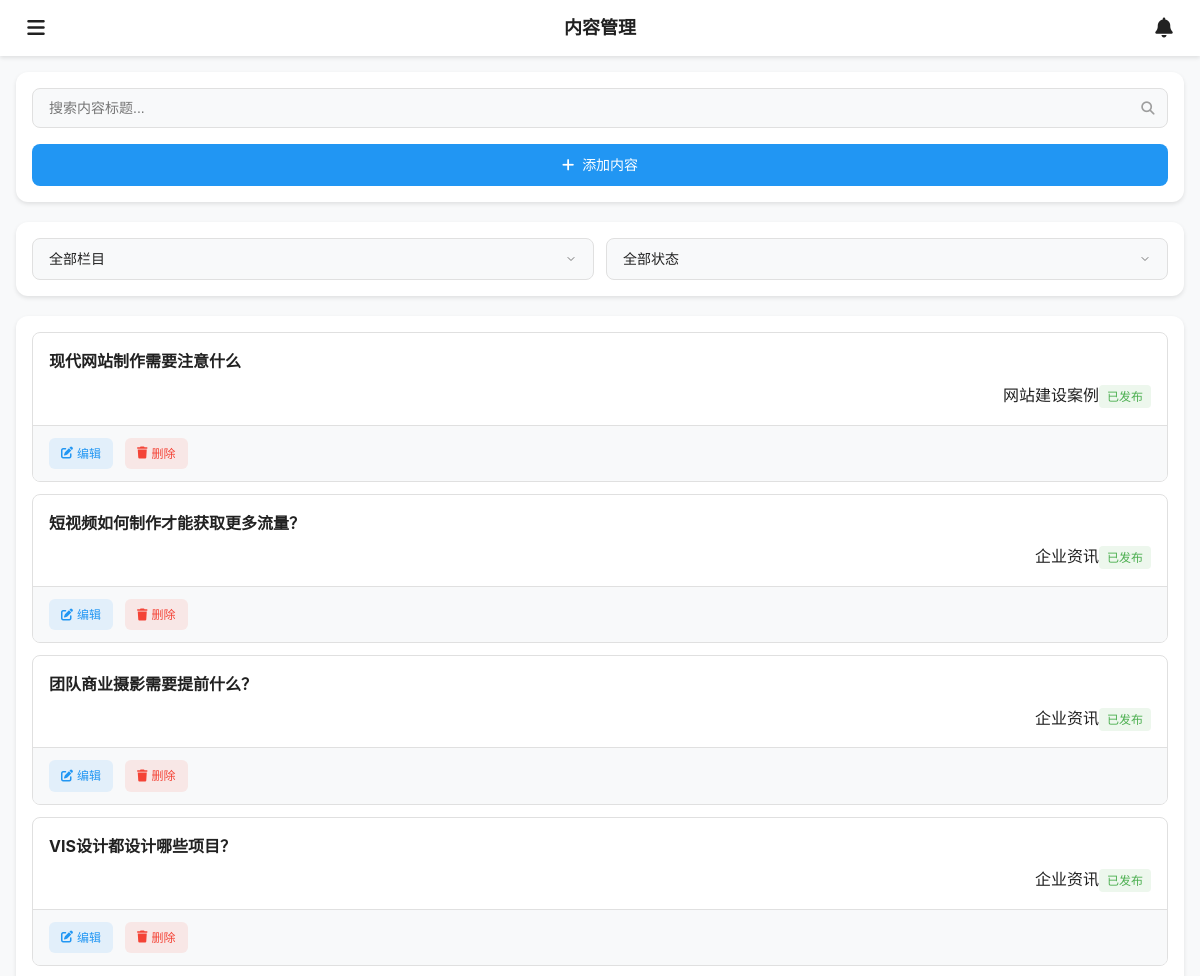
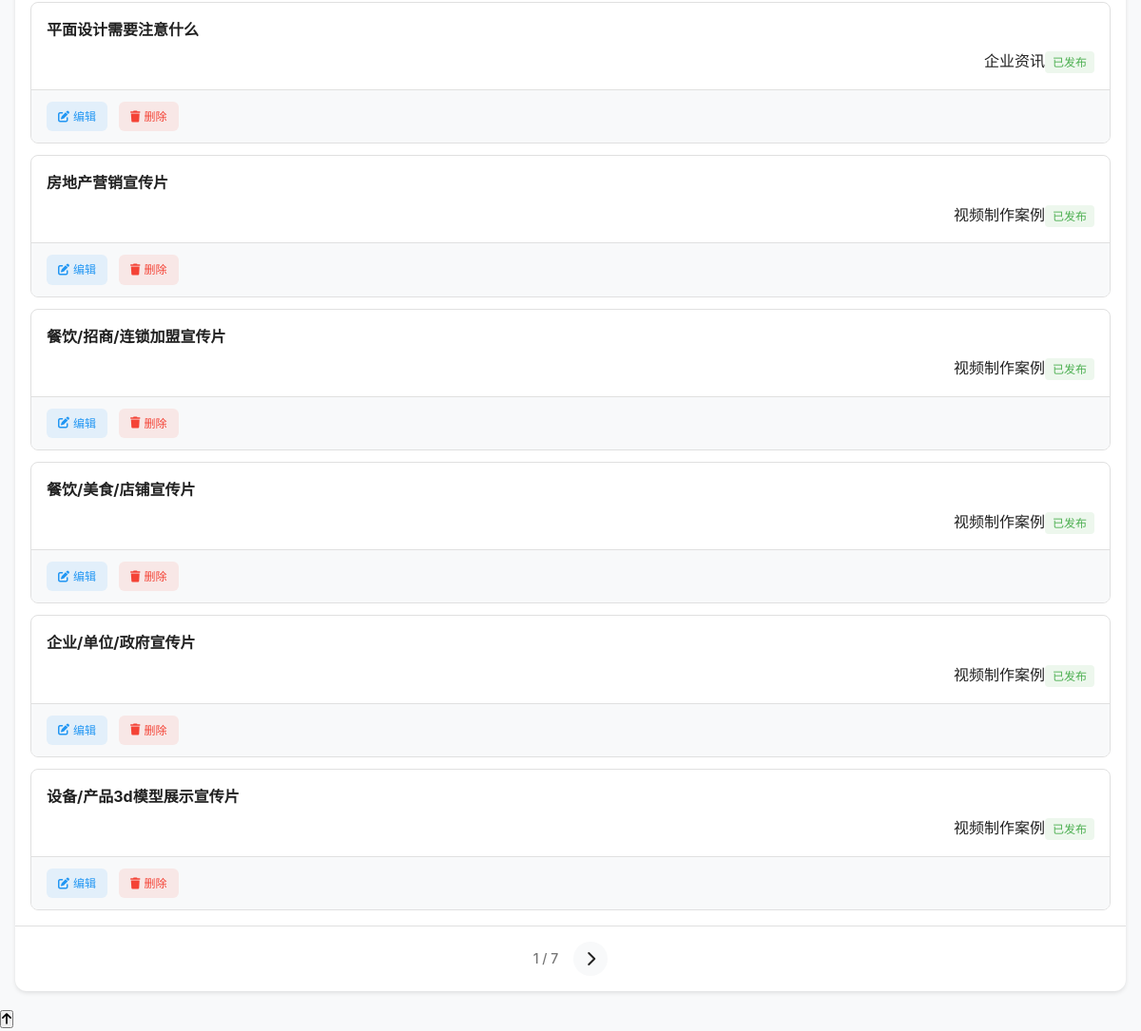
Page /appadmin/modules/content/index.php (signed in) on the committed database (2 pictures, top to bottom).
### tables this page shows
CREATE TABLE `contents` (
  `id` int(11) NOT NULL AUTO_INCREMENT,
  `category_id` int(11) NOT NULL COMMENT '栏目ID',
  `title` varchar(200) NOT NULL COMMENT '标题',
  `slug` varchar(200) NOT NULL COMMENT 'URL别名',
  `summary` text COMMENT '摘要',
  `content` longtext COMMENT '内容',
  `thumbnail` varchar(500) DEFAULT NULL COMMENT '缩略图',
  `images` json DEFAULT NULL COMMENT '图片集合',
  `videos` json DEFAULT NULL COMMENT '视频集合',
  `tags` varchar(500) DEFAULT NULL COMMENT '标签',
  `view_count` int(11) NOT NULL DEFAULT '0' COMMENT '浏览量',
  `sort_order` int(11) NOT NULL DEFAULT '0' COMMENT '排序',
  `is_featured` tinyint(1) NOT NULL DEFAULT '0' COMMENT '是否推荐',
  `is_published` tinyint(1) NOT NULL DEFAULT '1' COMMENT '是否发布',
  `published_at` timestamp NULL DEFAULT NULL COMMENT '发布时间',
  `seo_title` varchar(200) DEFAULT NULL COMMENT 'SEO标题',
  `seo_keywords` varchar(500) DEFAULT NULL COMMENT 'SEO关键词',
  `seo_description` varchar(500) DEFAULT NULL COMMENT 'SEO描述',
  `created_at` timestamp NOT NULL DEFAULT CURRENT_TIMESTAMP COMMENT '创建时间',
  `updated_at` timestamp NOT NULL DEFAULT CURRENT_TIMESTAMP ON UPDATE CURRENT_TIMESTAMP COMMENT '更新时间',
  PRIMARY KEY (`id`),
  UNIQUE KEY `slug` (`slug`),
  KEY `category_id` (`category_id`),
  KEY `is_published` (`is_published`),
  KEY `is_featured` (`is_featured`),
  KEY `sort_order` (`sort_order`)
);

CREATE TABLE `categories` (
  `id` int(11) NOT NULL AUTO_INCREMENT,
  `name` varchar(100) NOT NULL COMMENT '栏目名称',
  `slug` varchar(100) NOT NULL COMMENT 'URL别名',
  `description` text COMMENT '栏目描述',
  `channel_content` longtext COMMENT '频道页面内容',
  `template_type` enum('channel','list','content') NOT NULL DEFAULT 'list' COMMENT '模板类型',
  `template_file` varchar(100) DEFAULT NULL COMMENT '模板文件名',
  `parent_id` int(11) NOT NULL DEFAULT '0' COMMENT '父栏目ID',
  `sort_order` int(11) NOT NULL DEFAULT '0' COMMENT '排序',
  `is_active` tinyint(1) NOT NULL DEFAULT '1' COMMENT '是否启用',
  `meta_title` varchar(200) DEFAULT NULL COMMENT 'SEO标题',
  `meta_keywords` varchar(500) DEFAULT NULL COMMENT 'SEO关键词',
  `meta_description` varchar(500) DEFAULT NULL COMMENT 'SEO描述',
  `created_at` timestamp NOT NULL DEFAULT CURRENT_TIMESTAMP COMMENT '创建时间',
  `updated_at` timestamp NOT NULL DEFAULT CURRENT_TIMESTAMP ON UPDATE CURRENT_TIMESTAMP COMMENT '更新时间',
  `content_template_id` int(11) DEFAULT NULL COMMENT '内容模板ID',
  PRIMARY KEY (`id`),
  UNIQUE KEY `slug` (`slug`),
  KEY `parent_id` (`parent_id`),
  KEY `sort_order` (`sort_order`),
  KEY `is_active` (`is_active`),
  KEY `idx_template_file` (`template_file`),
  KEY `idx_content_template_id` (`content_template_id`)
);

### appadmin/modules/content/index.php (the view, shortened to what this page needs)
<?php
require_once '../../../includes/functions.php';
$search_keyword = $_GET['keyword'] ?? '';
$category_id = $_GET['category_id'] ?? '';
$is_published = $_GET['is_published'] ?? '';
$page = max(1, intval($_GET['page'] ?? 1));
$per_page = 10;
$offset = ($page - 1) * $per_page;
$where_conditions = ['1=1'];
$params = [];
$where_clause = implode(' AND ', $where_conditions);
try {
    $count_sql = "SELECT COUNT(*) as total FROM contents c
                  LEFT JOIN categories cat ON c.category_id = cat.id
                  WHERE $where_clause";
    $count_stmt = $db->prepare($count_sql);
    $count_stmt->execute($params);
    $total = $count_stmt->fetch()['total'];
    $sql = "SELECT c.*, cat.name as category_name, cat.slug as category_slug
            FROM contents c
            LEFT JOIN categories cat ON c.category_id = cat.id
            WHERE $where_clause
            ORDER BY c.sort_order DESC, c.created_at DESC
            LIMIT ? OFFSET ?";
    $params[] = $per_page;
    $params[] = $offset;
    $stmt = $db->prepare($sql);
    $stmt->execute($params);
    $contents = $stmt->fetchAll();
    $total_pages = ceil($total / $per_page);
} catch(PDOException $e) {
    $contents = [];
    $total = 0;
    $total_pages = 0;
}
?>
<!DOCTYPE html>
<html lang="zh-CN">
<head>
    <link rel="stylesheet" href="https://unpkg.com/layui@2.8.0/dist/css/layui.css">
    <link rel="stylesheet" href="../../assets/css/mobile-admin.css">
    <link rel="stylesheet" href="../../assets/css/mobile-modules.css">
    <link rel="stylesheet" href="https://cdnjs.cloudflare.com/ajax/libs/font-awesome/6.4.0/css/all.min.css">
</head>
<body>
    <div class="mobile-layout">
        <div class="mobile-header">
            <div class="header-left">
                <button class="menu-toggle" id="menuToggle">
                    <i class="fas fa-bars"></i>
                </button>
            </div>
            <div class="header-title">
                <h1>内容管理</h1>
            </div>
            <div class="header-right">
                <button class="notification-btn" id="notificationBtn">
                    <i class="fas fa-bell"></i>
                </button>
            </div>
        </div>
        <div class="mobile-main">
            <div class="action-bar">
                <div class="search-box">
                    <form method="GET" class="search-form">
                        <div class="input-group">
                            <input type="text" name="keyword" placeholder="搜索内容标题..."
                                   value="<?php echo htmlspecialchars($search_keyword); ?>">
                            <button type="submit">
                                <i class="fas fa-search"></i>
                            </button>
                        </div>
                    </form>
                </div>
                <div class="action-buttons">
                    <a href="add.php" class="btn-primary">
                        <i class="fas fa-plus"></i> 添加内容
                    </a>
                </div>
            </div>
            <div class="filter-bar">
                <form method="GET" class="filter-form">
                    <div class="filter-group">
                        <select name="category_id" onchange="this.form.submit()">
                            <option value="">全部栏目</option>
                        </select>
                    </div>
                    <div class="filter-group">
                        <select name="is_published" onchange="this.form.submit()">
                            <option value="">全部状态</option>
                        </select>
                    </div>
                </form>
            </div>
            <div class="data-table">
                <?php if (empty($contents)): ?>
                    <div class="empty-state">
                        <i class="fas fa-file-alt"></i>
                        <p>暂无内容数据</p>
                    </div>
                <?php else: ?>
                    <div class="table-container">
                        <?php foreach ($contents as $content): ?>
                        <div class="table-row">
                            <div class="row-content">
                                <div class="row-main">
                                    <h4><?php echo htmlspecialchars($content['title']); ?></h4>
                                </div>
                                <div class="row-meta">
                                    <div class="meta-item">
                                        <span class="category"><?php echo htmlspecialchars($content['category_name'] ?? '未分类'); ?></span>
                                    </div>
                                    <div class="meta-item">
                                        <span class="status-badge <?php echo $content['is_published'] ? 'status-active' : 'status-inactive'; ?>">
                                            <?php echo $content['is_published'] ? '已发布' : '草稿'; ?>
                                        </span>
                                    </div>
                                </div>
                            </div>
                            <div class="row-actions">
                                <a href="edit.php?id=<?php echo $content['id']; ?>" class="action-btn edit">
                                    <i class="fas fa-edit"></i> 编辑
                                </a>
                                <a href="javascript:void(0);" class="action-btn delete"
                                   onclick="deleteContent(<?php echo $content['id']; ?>)">
                                    <i class="fas fa-trash"></i> 删除
                                </a>
                            </div>
                        </div>
                        <?php endforeach; ?>
                    </div>
                    <?php if ($total_pages > 1): ?>
                    <div class="pagination">
                        <span class="page-info">
                            <?php echo $page; ?> / <?php echo $total_pages; ?>
                        </span>
                        <?php if ($page < $total_pages): ?>
                            <a href="?page=<?php echo $page + 1; ?>&keyword=<?php echo urlencode($search_keyword); ?>&category_id=<?php echo $category_id; ?>&is_published=<?php echo $is_published; ?>" class="page-link">
                                <i class="fas fa-chevron-right"></i>
                            </a>
                        <?php endif; ?>
                    </div>
                    <?php endif; ?>
                <?php endif; ?>
            </div>
        </div>
    </div>
</body>
</html>

### appadmin/assets/css/mobile-admin.css (style rules this page uses)
:root { --primary-dark: #1a1a1a; --primary-gray: #2d2d2d; --secondary-gray: #3a3a3a; --light-gray: #f5f5f5; --medium-gray: #e0e0e0; --dark-gray: #9e9e9e; --hover-bg: #f0f0f0; --active-bg: #e8e8e8; --brand-blue: #2196f3; --brand-green: #4caf50; --brand-orange: #ff9800; --brand-red: #f44336; --brand-purple: #9c27b0; --status-active: #4caf50; --status-inactive: #f44336; --status-pending: #ff9800; --status-processing: #2196f3; --status-completed: #9c27b0; --text-primary: #212121; --text-secondary: #757575; --text-light: #bdbdbd; --bg-primary: #ffffff; --bg-secondary: #f8f9fa; --bg-tertiary: #eeeeee; --border-light: #e0e0e0; --border-medium: #bdbdbd; --shadow-light: 0 2px 4px rgba(0, 0, 0, 0.1); --shadow-medium: 0 4px 8px rgba(0, 0, 0, 0.15); --shadow-heavy: 0 8px 16px rgba(0, 0, 0, 0.2); --ease-smooth: cubic-bezier(0.4, 0, 0.2, 1); --ease-bounce: cubic-bezier(0.68, -0.55, 0.265, 1.55); }
* { margin: 0; padding: 0; box-sizing: border-box; }
body { font-family: -apple-system, BlinkMacSystemFont, 'Segoe UI', Roboto, 'Helvetica Neue', Arial, sans-serif; background-color: var(--bg-secondary); color: var(--text-primary); line-height: 1.6; -webkit-font-smoothing: antialiased; -moz-osx-font-smoothing: grayscale; overflow-x: hidden; }
.mobile-layout { display: flex; flex-direction: column; min-height: 100vh; position: relative; }
.mobile-header { position: fixed; top: 0; left: 0; right: 0; height: 56px; background: var(--bg-primary); display: flex; align-items: center; justify-content: space-between; padding: 0 16px; box-shadow: var(--shadow-light); z-index: 1000; }
.header-left, .header-right { display: flex; align-items: center; }
.header-title { position: absolute; left: 50%; transform: translateX(-50%); }
.header-title h1 { font-size: 18px; font-weight: 600; color: var(--text-primary); margin: 0; }
.menu-toggle, .notification-btn, .close-sidebar { background: none; border: none; font-size: 20px; color: var(--text-primary); cursor: pointer; width: 40px; height: 40px; border-radius: 50%; display: flex; align-items: center; justify-content: center; transition: all 0.3s var(--ease-smooth); }
.mobile-main { margin-top: 56px; padding: 16px; flex: 1; }

### rows in the picture
contents: title "现代网站制作需要注意什么", category.name "网站建设案例", is_published "已发布"
contents: title "短视频如何制作才能获取更多流量？", category.name "企业资讯", is_published "已发布"
contents: title "团队商业摄影需要提前什么？", category.name "企业资讯", is_published "已发布"
contents: title "VIS设计都设计哪些项目？", category.name "企业资讯", is_published "已发布"
contents: title "平面设计需要注意什么", category.name "企业资讯", is_published "已发布"
contents: title "房地产营销宣传片", category.name "视频制作案例", is_published "已发布"
contents: title "餐饮/招商/连锁加盟宣传片", category.name "视频制作案例", is_published "已发布"
contents: title "餐饮/美食/店铺宣传片", category.name "视频制作案例", is_published "已发布"
contents: title "企业/单位/政府宣传片", category.name "视频制作案例", is_published "已发布"
contents: title "设备/产品3d模型展示宣传片", category.name "视频制作案例", is_published "已发布"

### other values in the picture
$page "1"
$total_pages "7"
